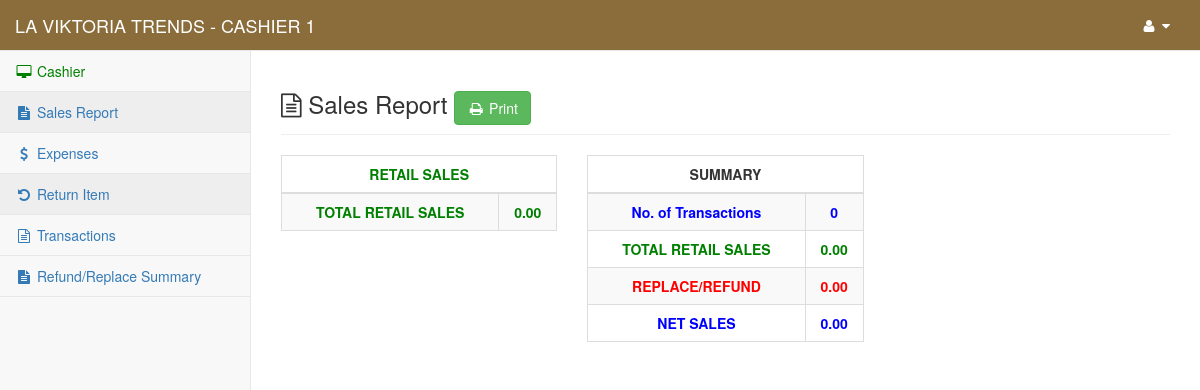
/content/cashier/sales_report (signed in), run on the app's committed database.
### tables this page shows
CREATE TABLE `gy_my_project` (
  `gy_project` int(1) NOT NULL,
  `gy_project_name` text NOT NULL,
  `gy_project_address` text NOT NULL,
  `gy_system_title` text NOT NULL,
  `gy_year_origin` datetime NOT NULL
);

CREATE TABLE `gy_user` (
  `gy_user_id` int(10) NOT NULL,
  `gy_user_code` varchar(8) NOT NULL,
  `gy_full_name` varchar(255) NOT NULL,
  `gy_username` varchar(50) NOT NULL,
  `gy_password` varchar(100) NOT NULL,
  `gy_user_type` int(5) NOT NULL,
  `gy_user_status` int(1) NOT NULL,
  `gy_branch_id` int(11) NOT NULL
);

### conf/my_project.php (called while the page is built, shortened)
<?php
	include 'conn.php';
	$find_my_data=$link->query("Select * From `gy_my_project` Where `gy_project`='1'");
	$my_project_detail=$find_my_data->fetch_array();
	$my_project_name = $my_project_detail['gy_project_name'];
?>

### content/cashier/session.php (called while the page is built, shortened)
<?php
    $user_id = $_SESSION['fus_user_id'];
    $identify_user=$link->query("Select * From `gy_user` Where `gy_user_id`='$user_id'");
    $row=$identify_user->fetch_array();
    $user_info = $row['gy_full_name'];
    $user_id = $row['gy_user_id'];
?>

### content/cashier/sales_report.php (the view, shortened to what this page needs)
<?php
    include("../../conf/function.php");
    include("session.php");
    include("../../conf/my_project.php");
    $my_project_header_title = "Sales Report";
    $date_now = date("Y-m-d");
    $get_trans_quantity=$link->query("SELECT * From `gy_transaction` Where date(`gy_trans_date`)='$date_now' AND `gy_user_id`='$user_id'");
    $total_trans_num=$get_trans_quantity->num_rows;
    $total_ref_rep="";
?>
<!DOCTYPE html>
<html lang="en">
    <?php include 'head.php'; ?>
<body>
    <div id="wrapper">
        <?php include 'nav.php'; ?>
        <div id="page-wrapper">
            <div class="row">
                <div class="col-lg-12">
                    <h3 class="page-header"><i class="fa fa-file-text-o"></i> <?php echo $my_project_header_title; ?> <a href="print_sales_report" onclick="window.open(this.href, 'mywin',
'left=20,top=20,width=1366,height=768,toolbar=1,resizable=0'); return false;"><button type="button" class="btn btn-success" title="click to print sales report ..."><i class="fa fa-print fa-fw"></i> Print</button></a></h3>
                </div>
            </div>
            <div class="row">
                <div class="col-md-12">
                    <div class="row">
                        <div class="col-md-4">
                            <table class="table table-striped table-bordered table-hover">
                                <thead>
                                    <tr>
                                        <th colspan="2" style="font-weight: bold; color: green;"><center>RETAIL SALES</center></th>
                                    </tr>
                                </thead>
                                <tbody>
                                        <tr>
                                            <td style="font-weight: bold; color: green;"><center>TOTAL RETAIL SALES</center></td>
                                            <td style="font-weight: bold; color: green; "><center><?php echo @number_format(0+$grand_total,2); ?></center></td>
                                        </tr>
                                    </tbody>
                            </table>
                        </div>
                        <div class="col-md-4">
                            <table class="table table-striped table-bordered table-hover">
                                <thead>
                                    <tr>
                                        <th colspan="2" style="font-weight: bold;"><center>SUMMARY</center></th>
                                    </tr>
                                </thead>
                                <tbody>
                                    <tr>
                                        <td style="font-weight: bold; color: blue;"><center>No. of Transactions</center></td>
                                        <td style="font-weight: bold; color: blue;"><center><?php echo 0+$total_trans_num; ?></center></td>
                                    </tr>
                                    <tr>
                                        <td style="font-weight: bold; color: green;"><center>TOTAL RETAIL SALES</center></td>
                                        <td style="font-weight: bold; color: green; "><center><?php echo @number_format(0 + $grand_total,2); ?></center></td>
                                    </tr>
                                    <tr>
                                        <td style="font-weight: bold; color: red;"><center>REPLACE/REFUND</center></td>
                                        <td style="font-weight: bold; color: red;"><center><?php echo @number_format(0 + $total_ref_rep,2); ?></center></td>
                                    </tr>
                                    <tr>
                                        <td style="font-weight: bold; color: blue;"><center>NET SALES</center></td>
                                        <td style="font-weight: bold; color: blue;"><center><?php echo @number_format(0 + $grand_total  - $total_ref_rep,2); ?></center></td>
                                    </tr>
                                </tbody>
                            </table>
                        </div>
                    </div>
                </div>
            </div>
        </div>
    </div>
</body>
</html>

### content/cashier/nav.php (shortened to what this page needs)
<nav class="navbar navbar-default navbar-static-top" role="navigation" style="margin-bottom: 0; background-color: #8a6d3b; color: #fff;">
    <div class="navbar-header">
        <a class="navbar-brand" href="index"><span style="text-transform: uppercase; color: #fff;"><?php echo $my_project_name; ?> <?php echo $my_project_title; ?> - <?php echo $user_info ?></span></a>
    </div>
    <div class="full-right">
    <ul class="nav navbar-top-links navbar-right">
        <li class="dropdown">
            <a class="dropdown-toggle" data-toggle="dropdown" id="navi" href="#">
                <i class="fa fa-user fa-fw"></i>  <i class="fa fa-caret-down"></i>
            </a>
        </li>
    </ul>
    </div>
        <?php include("side-panel.php"); ?>
</nav>

### content/cashier/nav.php (style rules this page uses)
#navi { color: #fff; }

### data on the page
gy_my_project: gy_project_name "LA VIKTORIA TRENDS"
gy_user: gy_full_name "CASHIER 1", 0+$total_trans_num "0"

### other printed values
$my_project_header_title "Sales Report"
